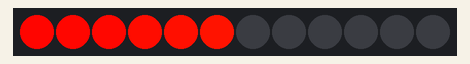
This sketch was run on a simulated Arduino Uno, built with avr-gcc and run on an emulated ATmega328P. Shown: 12 RGB LEDs in strip order, left to right.

Above: at 0.01 s.
At 4.96 s:
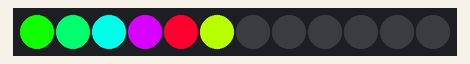
At 9.92 s:
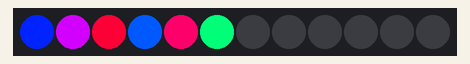
At 19.93 s:
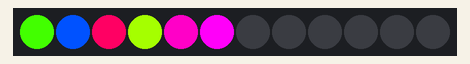
At 29.94 s:
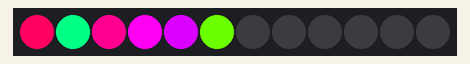
At 39.95 s:
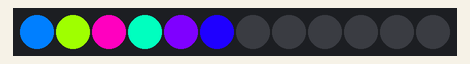

The sketch:

BikeLights2.ino
```cpp
// Adafruit DotStar - Version: 1.0.4
#include <Adafruit_DotStar.h>
// LiquidCrystal - Version: 1.0.7
#include <LiquidCrystal.h>

#include <Adafruit_DotStar.h>
// Because conditional #includes don't work w/Arduino sketches...
#include <SPI.h>         // COMMENT OUT THIS LINE FOR GEMMA OR TRINKET
//#include <avr/power.h> // ENABLE THIS LINE FOR GEMMA OR TRINKET

// 12-28-2018 cut off 18 leds from strip
#define NUMPIXELS 12 // Number of LEDs in strip
#define LENGTH 4      // Number of LED in second chase
#define LENGTH2 12      // Number of LED in lead chase
#define DELAY 20      // Delay slows down the traveling
#define OFFSET 10   // color offset in degrees out of 360

//#define DEBUG 1

float h1index = 0;
float h2index = 0;
float h1step = 0.05;
float s1 = 1.0;
float v1 = 0.1;
unsigned long color1 = 0;
int head  = 0, tail = -LENGTH; // Index of first 'on' and 'off' pixels

float bright = 1; // range 0 to 1.0
float speed = 50;   // higher number is longer delay
float shift = 1;   // higher number is faster change colors

// New for BikeLights2:
#define FIBERS 6
int i,j,k;        // loop counters
float inc0 = 0.3;  // base increment value
float inc[FIBERS]; // increment values for each fiber
float color0 = 0; // base color value
float color[FIBERS];  // color hue values for each fiber
float color0inc = 30;   // shift value for base color
int mode = 1;   // mode 1 is all run, mode 2 is base shift
unsigned long colorX;

// My strip is Grn Red Blu order of bits.

LiquidCrystal lcd(7, 6, 5, 4, 3, 2);  // Setup the LCD object and assign pins
Adafruit_DotStar strip = Adafruit_DotStar(NUMPIXELS, DOTSTAR_BRG);

typedef struct {
    double r;       // a fraction between 0 and 1
    double g;       // a fraction between 0 and 1
    double b;       // a fraction between 0 and 1
} rgb;

typedef struct {
    double h;       // angle in degrees
    double s;       // a fraction between 0 and 1
    double v;       // a fraction between 0 and 1
} hsv;

rgb colorOut;
hsv colorIn;


//----------------------------------------------------------------------------------------

static rgb   hsv2rgb(hsv in);
rgb hsv2rgb(hsv in)
{
    double      hh, p, q, t, ff;
    long        i;
    rgb         out;

    if(in.s <= 0.0) {       // < is bogus, just shuts up warnings
        out.r = in.v;
        out.g = in.v;
        out.b = in.v;
        return out;
    }
    hh = in.h;
    if(hh >= 360.0) hh = 0.0;
    hh /= 60.0;
    i = (long)hh;
    ff = hh - i;
    p = in.v * (1.0 - in.s);
    q = in.v * (1.0 - (in.s * ff));
    t = in.v * (1.0 - (in.s * (1.0 - ff)));

    switch(i) {
    case 0:
        out.r = in.v;
        out.g = t;
        out.b = p;
        break;
    case 1:
        out.r = q;
        out.g = in.v;
        out.b = p;
        break;
    case 2:
        out.r = p;
        out.g = in.v;
        out.b = t;
        break;

    case 3:
        out.r = p;
        out.g = q;
        out.b = in.v;
        break;
    case 4:
        out.r = t;
        out.g = p;
        out.b = in.v;
        break;
    case 5:
    default:
        out.r = in.v;
        out.g = p;
        out.b = q;
        break;
    }
    return out;
}

//----------------------------------------------------------------------------------------
// This function takes floating point values for
// hue = h range 0 to 360
// saturation = s range 0 to 1.0
// value = v range 0 to 1.0
// and returns a 32 bit color code for the RGB values
// needed for the LED string: 0x00GGRRBB
unsigned long getColor(float h, float s, float v){

  unsigned long temp;

  colorIn.h = h;
  colorIn.s = s;
  colorIn.v = v;
  colorOut = hsv2rgb(colorIn);
  colorOut.r *= 255;
  colorOut.g *= 255;
  colorOut.b *= 255;

  temp = colorOut.r;
  temp = temp<<8;
  temp = temp + colorOut.g;
  temp = temp<<8;
  temp = temp + colorOut.b;

  return(temp);
}

//----------------------------------------------------------------------------------------

void setup() {

#if defined(__AVR_ATtiny85__) && (F_CPU == 16000000L)
  clock_prescale_set(clock_div_1); // Enable 16 MHz on Trinket
#endif

 strip.begin(); // Initialize pins for output
 strip.show();  // Turn all LEDs off ASAP

  // Setup the color increment values for each of the fibers
  inc[0] = inc0 * 4;
  inc[1] = inc0 * 5;
  inc[2] = inc0 * 6;
  inc[3] = inc0 * 10;
  inc[4] = inc0 * 12;
  inc[5] = inc0 * 15;

}

//----------------------------------------------------------------------------------------

void loop() {


  if(mode==1){

    // increment all the color values
    for (i=0;i<FIBERS;i++){
      color[i] += inc[i];
      if(color[i]>360) color[i] -= 360;
    }


  }


/*
  // set the fibers to the selected colors
  colorX = getColor(color[0],s1,bright);
  strip.setPixelColor(0, colorX);
  strip.setPixelColor(5, colorX);

  colorX = getColor(color[1],s1,bright);
  strip.setPixelColor(1, colorX);
  strip.setPixelColor(4, colorX);

  colorX = getColor(color[2],s1,bright);
  strip.setPixelColor(2, colorX);
  strip.setPixelColor(3, colorX);

  colorX = getColor(color[3],s1,bright);
  strip.setPixelColor(8, colorX);
  strip.setPixelColor(9, colorX);

  colorX = getColor(color[4],s1,bright);
  strip.setPixelColor(7, colorX);
  strip.setPixelColor(10, colorX);

  colorX = getColor(color[5],s1,bright);
  strip.setPixelColor(6, colorX);
  strip.setPixelColor(11, colorX);
*/

  // set the fibers to the selected colors
  colorX = getColor(color[0],s1,bright);
  strip.setPixelColor(0, colorX);

  colorX = getColor(color[1],s1,bright);
  strip.setPixelColor(1, colorX);

  colorX = getColor(color[2],s1,bright);
  strip.setPixelColor(2, colorX);

  colorX = getColor(color[3],s1,bright);
  strip.setPixelColor(3, colorX);

  colorX = getColor(color[4],s1,bright);
  strip.setPixelColor(4, colorX);

  colorX = getColor(color[5],s1,bright);
  strip.setPixelColor(5, colorX);

  colorX = 0;
  strip.setPixelColor(6, colorX);
  strip.setPixelColor(7, colorX);
  strip.setPixelColor(8, colorX);
  strip.setPixelColor(9, colorX);
  strip.setPixelColor(10, colorX);
  strip.setPixelColor(11, colorX);

  // update the strip
  strip.show();                     // Refresh strip
  delay(speed);                     // Variable delay controls apparent speed

}
```
